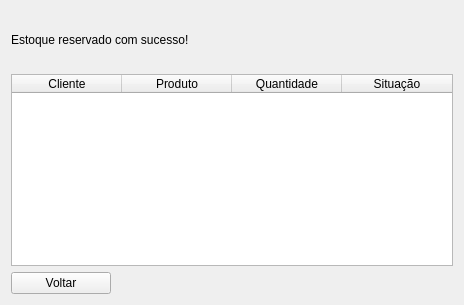
<?xml version="1.0" encoding="UTF-8"?>
<ui version="4.0">
 <class>ReservaWindow</class>
 <widget class="QWidget" name="ReservaWindow">
  <property name="geometry">
   <rect>
    <x>0</x>
    <y>0</y>
    <width>464</width>
    <height>305</height>
   </rect>
  </property>
  <property name="minimumSize">
   <size>
    <width>100</width>
    <height>0</height>
   </size>
  </property>
  <property name="windowTitle">
   <string>Form</string>
  </property>
  <layout class="QVBoxLayout" name="verticalLayout">
   <item>
    <widget class="QLabel" name="label">
     <property name="text">
      <string>Estoque reservado com sucesso!</string>
     </property>
    </widget>
   </item>
   <item>
    <widget class="QTableWidget" name="tableReservas">
     <property name="sizePolicy">
      <sizepolicy hsizetype="Preferred" vsizetype="Preferred">
       <horstretch>0</horstretch>
       <verstretch>0</verstretch>
      </sizepolicy>
     </property>
     <property name="editTriggers">
      <set>QAbstractItemView::EditTrigger::NoEditTriggers</set>
     </property>
     <property name="columnCount">
      <number>4</number>
     </property>
     <attribute name="horizontalHeaderDefaultSectionSize">
      <number>110</number>
     </attribute>
     <column>
      <property name="text">
       <string>Cliente</string>
      </property>
     </column>
     <column>
      <property name="text">
       <string>Produto</string>
      </property>
     </column>
     <column>
      <property name="text">
       <string>Quantidade</string>
      </property>
     </column>
     <column>
      <property name="text">
       <string>Situação</string>
      </property>
     </column>
    </widget>
   </item>
   <item>
    <widget class="QPushButton" name="btnVoltar">
     <property name="maximumSize">
      <size>
       <width>100</width>
       <height>16777215</height>
      </size>
     </property>
     <property name="text">
      <string>Voltar</string>
     </property>
    </widget>
   </item>
  </layout>
 </widget>
 <resources/>
 <connections/>
</ui>
